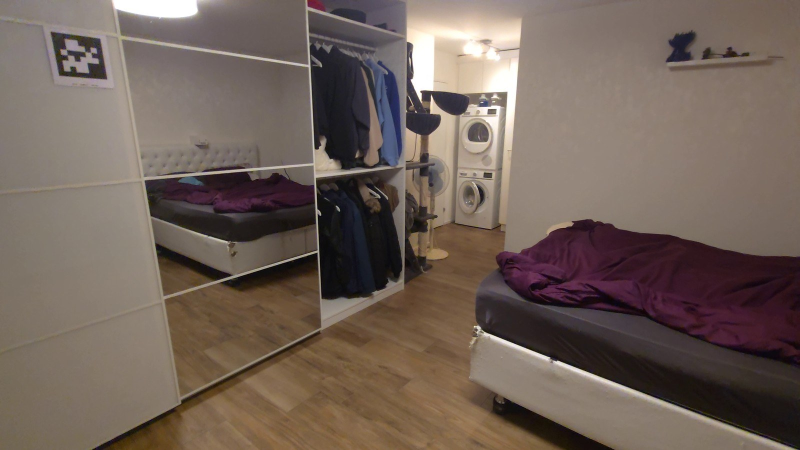
#> input picture assets/phone_input_frame.jpg, 1600 x 900 px (shown at 1/2 size); its folder holds only this picture in this run
$ python -i video.py   (imports and definitions only)   (older library calls are emulated)
#> lines starting #> are read from the running program, lines starting #| are printed output that depends on the picture
#> further down, picture is the input picture: shape (900, 1600, 3); mean B, G, R 89.1, 98, 113
"""Video sources: discovery, frame extraction and camera video preparation.

One generic extraction routine serves two consumers: 360 degree videos (first frame of each interval
window, 2:1 check) and plain camera videos (sharpest frame of each interval window). Frames of several
videos are numbered continuously as ``frame_000000.jpg``, ``frame_000001.jpg`` ...
"""

from __future__ import annotations

import json
import math
import re
from dataclasses import dataclass
from pathlib import Path
from typing import Any, Callable, Iterable, Mapping

import cv2

CAMERA_VIDEO_EXTENSIONS = (".mp4", ".mov", ".m4v", ".avi", ".mkv")
PANORAMA_VIDEO_EXTENSIONS = (".mp4",)
VIDEO_FRAMES_RELATIVE_DIRECTORY = "inputs/video_frames"
VIDEO_FRAMES_MANIFEST_NAME = "video_frames_manifest.json"
SHARPNESS_LONG_SIDE = 640
_STALE_FRAME_PATTERN = re.compile(r"^frame_\d{6}\.jpg$")


class CaptureValidationError(ValueError):
    """Raised when a capture source cannot be processed safely."""


ProgressCallback = Callable[[int, int, str], None]


# [8 lines left out: function notify_progress, not called in this run]


@dataclass(frozen=True)
class ExtractedFrame:
    """One frame written to disk and where it came from."""

    path: Path
    source: Path
    time_seconds: float


@dataclass(frozen=True)
class PreparedVideoFrames:
    """Result of extracting the frames of a camera video source."""

    frames_directory: Path
    frame_count: int
    video_count: int
    manifest_path: Path


# ------------------------------------------------------------------------------------------ discovery


# [57 lines left out: functions find_videos, _video_header, window_frame_count, expected_frame_count, not called in this run]


# ---------------------------------------------------------------------------------------- extraction

# Upper bound of the "discarded" entries kept in the manifest (long videos would otherwise bloat it).
MAX_DISCARDED_IN_MANIFEST = 20000


def frame_sharpness(frame: Any) -> float:
    """Variance of the Laplacian of the grayscale frame, downscaled to a long side of at most 640 px."""
    gray = frame if getattr(frame, "ndim", 3) == 2 else cv2.cvtColor(frame, cv2.COLOR_BGR2GRAY)
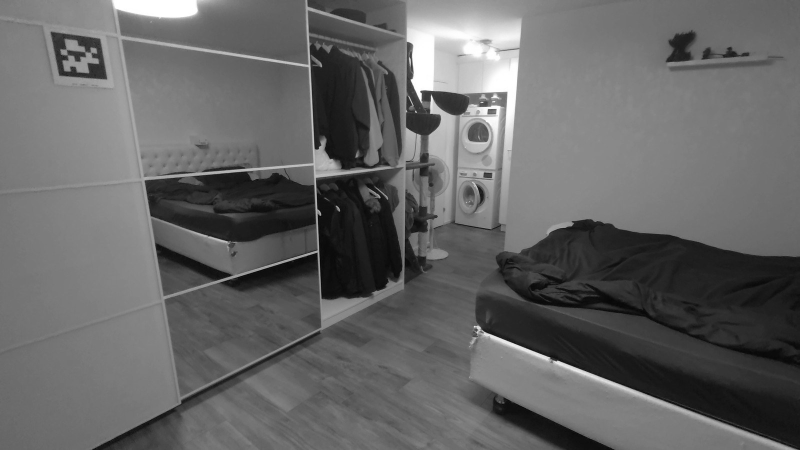
#> gray: shape (900, 1600) (shown at 1/2 size); min 0, max 255, mean 101.5
    height, width = gray.shape[:2]
#> height = 900; width = 1600
    longest = max(height, width)
#> longest = 1600
    if longest > SHARPNESS_LONG_SIDE:
        scale = SHARPNESS_LONG_SIDE / longest
#> scale = 0.4
        gray = cv2.resize(
            gray, (max(1, round(width * scale)), max(1, round(height * scale))), interpolation=cv2.INTER_AREA
        )
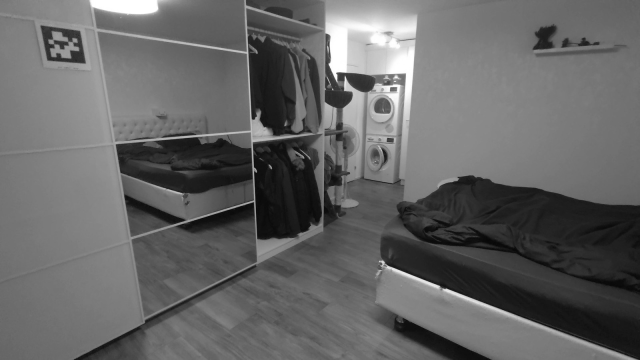
#> gray: shape (360, 640); min 7, max 255, mean 101.5
    return float(cv2.Laplacian(gray, cv2.CV_64F).var())


# [171 lines left out: functions extract_frames, prepare_camera_video_frames, effective_image_directory, not called in this run]

>>> import cv2
>>> picture = cv2.imread('../../assets/phone_input_frame.jpg')
>>> result = frame_sharpness(picture)
#> result = 286.5
